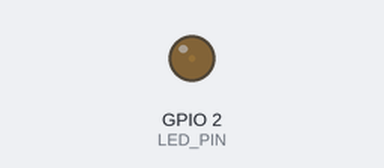
A program run on a simulated ESP32. Shown: output pins drawn as LEDs (lit = HIGH). What the program prints to the serial monitor is not drawn.

Above: at 0.05 s.
At 1.15 s:
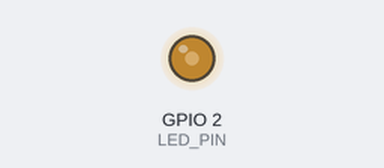
At 2.3 s:
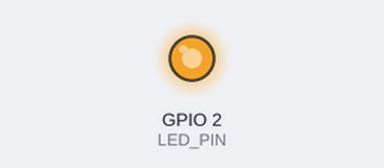
At 4.6 s:
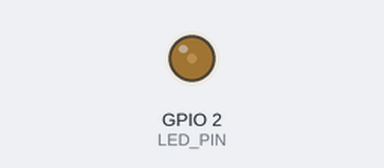
Timing chart, 0 to 6.7 s (numbered marks = the images above):
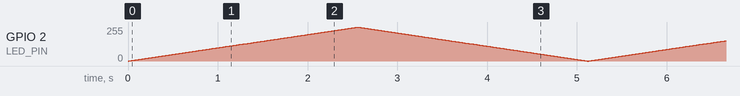

The program:

main.cpp
```cpp
#include <Arduino.h>

constexpr uint8_t LED_PIN = 2;
constexpr uint32_t PWM_FREQUENCY = 5000;
constexpr uint8_t PWM_RESOLUTION = 8;
constexpr uint16_t PWM_MAX_DUTY = 255;

void setup()
{
  Serial.begin(115200);

  bool attached = ledcAttach(
      LED_PIN,
      PWM_FREQUENCY,
      PWM_RESOLUTION);

  if (!attached)
  {
    Serial.println("ERROR: PWM attachment failed.");
    while (true)
    {
      delay(1000);
    }
  }

  ledcWrite(LED_PIN, 0);
  Serial.println("ESP32 PWM LED Fade Started");
}

void loop()
{
  for (int duty = 0; duty <= PWM_MAX_DUTY; duty++)
  {
    ledcWrite(LED_PIN, duty);
    delay(10);
  }

  for (int duty = PWM_MAX_DUTY; duty >= 0; duty--)
  {
    ledcWrite(LED_PIN, duty);
    delay(10);
  }
}
```
